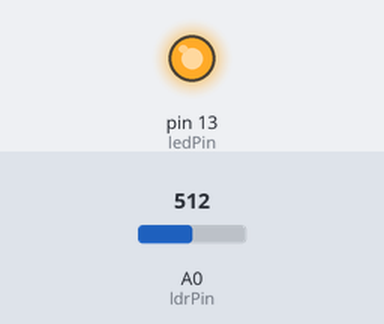
A sketch run on a simulated Arduino Uno, built with avr-gcc and run on an emulated ATmega328P. Shown: output pins drawn as LEDs (lit = HIGH). The test bench sets the inputs (shaded band); at power-on: A0 (ldrPin) = 512.

Above: at 3.0 s.
At 9.0 s:
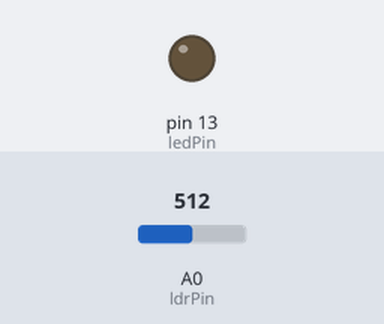
Timing chart, 0 to 15.6 s (numbered marks = the images above):
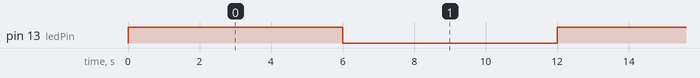

The sketch:

lectura_analoga.ino
```cpp
const int ldrPin = 0;
const int ledPin = 13;
int val = 0;
void setup()
{
pinMode(ledPin, OUTPUT);
}
void loop() {
val = analogRead(ldrPin);
val = constrain(val, 600 , 800)*10;
digitalWrite(ledPin, HIGH);
delay(val);
digitalWrite(ledPin, LOW);
delay(val);
}
```

Measured:
- by itself, pin 13 (ledPin): alternates HIGH for 6.0 s and LOW for 6.0 s
